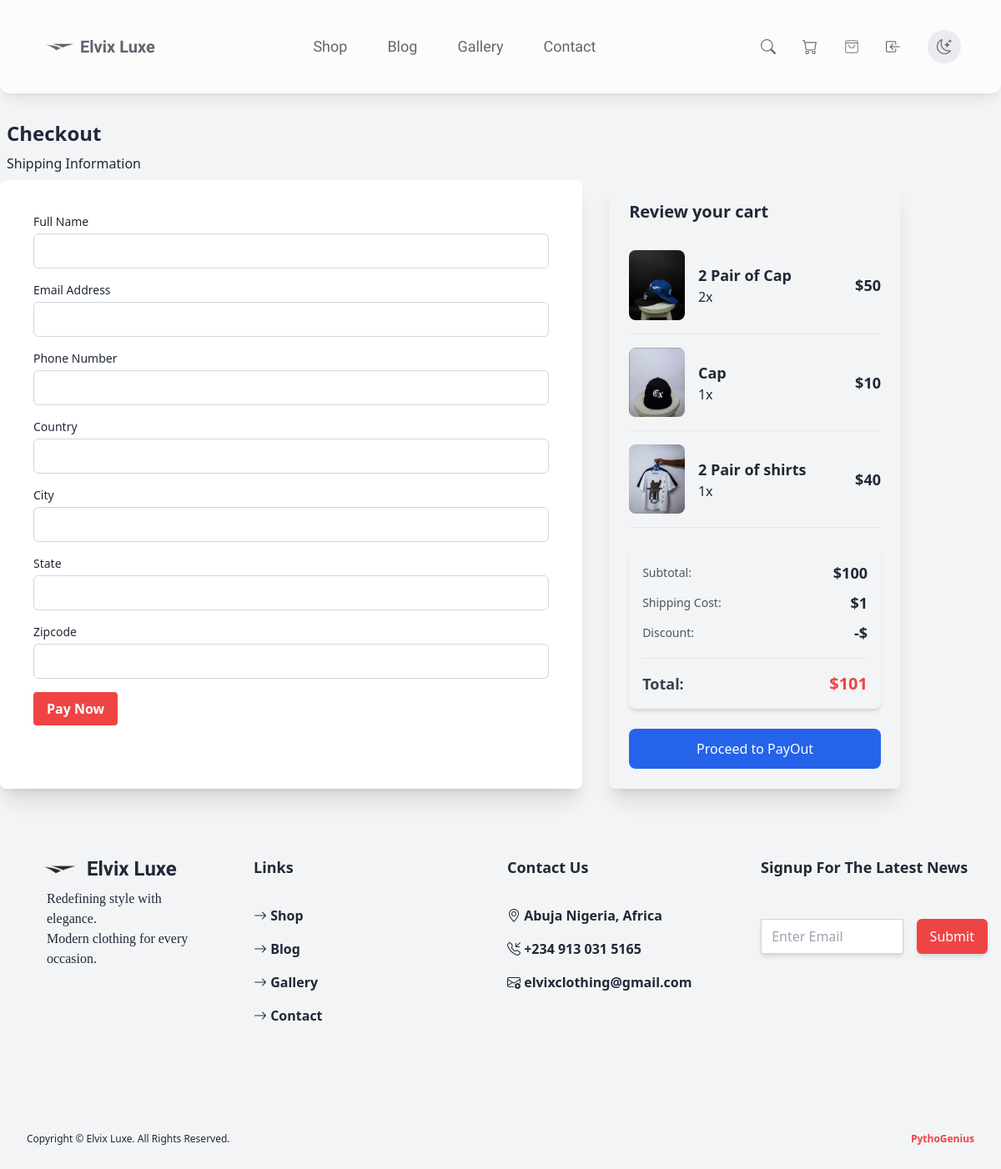
Page /checkout/ (signed in) on the committed database.
### shop/models.py (models this page shows, shortened)
class Products(models.Model):
    name = models.CharField(max_length=100)
    description = models.CharField(max_length=200, blank=True)
    color = models.CharField(max_length=20, blank=True)
    size = models.CharField(max_length=20, blank=True)
    price = models.CharField(max_length=20, default=0)
    old_price = models.CharField(max_length=20, default=0)
    category = models.ForeignKey(ProductCategory, on_delete=models.CASCADE, null=True, blank=True)
    image_0 = models.ImageField(upload_to='media/')
    class Meta:
        verbose_name_plural = 'Products'

### shop/views.py (the view, shortened to what this page needs)
# urls.py: path('checkout/', CheckOut.as_view(), name='checkout'),
@method_decorator(login_required, name='dispatch')
class CheckOut(View):
    def get(self, request):
        cart_items = CartItem.objects.filter(user=request.user)
        subtotal = 0
        shipping_cost = 1
        cart_details = [] # Store processed cart items
        for item in cart_items:
            product_price = int(item.product.price.replace(',', '')) * item.quantity  # Multiply product price by it quantity
            subtotal += product_price # To Accumulate subtotal
            cart_details.append({
                'product': item.product,
                'quantity': item.quantity,
                'product_price': product_price,
            })
        total = subtotal + shipping_cost
        context={
            'cart_items': cart_details,
            'subtotal': subtotal,
            'shipping_cost': shipping_cost,
            'total': total,
            'title': 'Order Confirmation',
            'newsletter': NewsletterForm(),
        }
        return render(request, 'pages/checkout.html', context)

### shop/forms.py
class NewsletterForm(forms.ModelForm):
    class Meta:
        model = Newsletter
        fields = ['email']

### shop/BackendAuth.py (called while the page is built)
    def get_user(self, user_id):
        try:
            return MyCustomer.objects.get(pk=user_id)
        except MyCustomer.DoesNotExist:
            return None

### shop/templates/pages/checkout.html (shortened to what this page needs)
{% load static %}
{% load widget_tweaks %}
{% load humanize %}
<!DOCTYPE html>
<html lang="en">
    <head>
        <link rel = "stylesheet" href="https://unpkg.com/boxicons@2.1.4/css/boxicons.min.css">
        <link rel = "stylesheet" href="https://cdn.jsdelivr.net/npm/bootstrap-icons@1.11.3/font/bootstrap-icons.min.css">
        <link href="https://cdn.jsdelivr.net/npm/tailwindcss@2.2.19/dist/tailwind.min.css" rel="stylesheet">
        <link rel="stylesheet" href="{% static 'src/styles.css' %}">
        <link rel="stylesheet" href="{% static 'style.css' %}">
    </head>
    <body>
        <header class="absolute top-0 w-full">
            <div class="px-2 py-2 lg:px-0 lg:py-0">
                <div class="flex justify-between items-center backdrop-blur-md bg-white opacity-70 rounded-xl p-4 shadow-lg lg:rounded-tl-none lg:rounded-tr-none sticky top-0 z-50">
                    <div class="flex -ml-12 lg:-ml-0">
                        <a href="/" class="flex items-center">
                            <img src="{% static 'elvix.png' %}" alt="Elvix Logo" class="h-20 w-28 object-contain">
                            <span class="text-md lg:text-xl font-magnolia text-gray-800 font-bold -ml-8">
                                Elvix Luxe
                            </span>
                        </a>
                    </div>
                    <nav class="hidden lg:flex lg:mr-2 lg:gap-12 lg:text-gray-800 lg:text-lg font-magnolia">
                        <a href="/" class="hover:text-gray-600 transition">Shop</a>
                        <a href="{% url 'blog' %}" class="hover:text-gray-600 transition">Blog</a>
                        <a href="{% url 'gallery' %}" class="hover:text-gray-600 transition">Gallery</a>
                        <a href="{% url 'contact_us' %}" class="hover:text-gray-600 transition">Contact</a>
                    </nav>
                    <div class="hidden lg:flex items-center mr-8 gap-8 text-gray-800 text-lg font-bold">
                        <a href="#" class="hover:text-gray-600 transition" id="search-icon">
                            <i class="bi bi-search"></i>
                        </a>
                        <a href="{% url 'cart' %}" class="hover:text-gray-600 transition"><i class="bi bi-cart"></i></a>
                        <a href="{% url 'orders' %}" class="hover:text-gray-600 transition">
                        </a>
                        <a class="-mr-8">
                            {% if user.is_authenticated %}
                                <a class='hover:text-gray-600 transition' href="{% url 'logout' %}"><i class="bi bi-box-arrow-in-left"></i></a>
                            {% else %}
                                <a class='hover:text-gray-600 transition' href="{% url 'login' %}"><i class="bi bi-box-arrow-in-right"></i></a>
                            {% endif %}
                        </a>
                        <button id="modeSwitch" class="p-2 w-10 h-10 rounded-full bg-gray-200 hover:bg-gray-300 dark:bg-gray-800 dark:text-gray-200 transition flex items-center justify-center">
                            <i id="themeIcon" class="bi bi-moon-stars"></i>
                        </button>
                    </div>
                </div>
            </div>
        </header>
        <div class="mt-36 mb-8 lg:mb-12 w-[90%]">
            <h1 class="text-2xl m-2 font-bold"> Checkout </h1>
            <div>
                <h2 class="m-2"> Shipping Information </h2>
            </div>
            <div class="flex flex-col lg:flex-row gap-8">
                <div class="bg-white shadow-xl w-full lg:w-2/3 rounded-lg p-6">
                    <form method="post" action="{% url 'checkout' %}" class="m-4">
                        <div class="mb-4">
                            <label for="name" class="block text-sm font-medium"> Full Name </label>
                            <input type="text" name="name" id="name" required class="mt-1 p-2 border border-gray-300 rounded-md w-full focus:outline-none">
                        </div>
                        <div class="mb-4">
                            <label for="email" class="block text-sm font-medium"> Email Address </label>
                            <input type="email" name="email" id="email" required class="mt-1 p-2 border border-gray-300 rounded-md w-full focus:outline-none">
                        </div>
                        <div class="mb-4">
                            <label for="phone" class="block text-sm font-medium"> Phone Number</label>
                            <input type="tel" name="phone" id="phone" required class="mt-1 p-2 border border-gray-300 rounded-md w-full focus:outline-none">
                        </div>
                        <div class="mb-4">
                            <label for="country" class="block text-sm font-medium"> Country</label>
                            <input type="text" name="country" id="country" required class="mt-1 p-2 border border-gray-300 rounded-md w-full focus:outline-none">
                        </div>
                        <div class="mb-4">
                            <label for="city" class="block text-sm font-medium"> City </label>
                            <input type="text" name="city" id="city" required class="mt-1 p-2 border border-gray-300 rounded-md w-full focus:outline-none">
                        </div>
                        <div class="mb-4">
                            <label for="state" class="block text-sm font-medium"> State </label>
                            <input type="text" name="state" id="state" required class="mt-1 p-2 border border-gray-300 rounded-md w-full focus:outline-none">
                        </div>
                        <div class="mb-4">
                            <label for="zipcode" class="block text-sm font-medium"> Zipcode</label>
                            <input type="text" name="zipcode" id="zipcode" required class="mt-1 p-2 border border-gray-300 rounded-md w-full focus:outline-none">
                        </div>
                        <button type="submit" class="bg-red-500 text-white font-bold py-2 px-4 rounded"> Pay Now </button>
                    </form>
                </div>
                <div class="bg-gray-100 shadow-xl w-full lg:w-1/3 rounded-lg p-6">
                    <h2 class="text-xl font-semibold text-gray-800 mb-4">Review your cart</h2>
                    {% for item in cart_items %}
                        <div class="flex items-center justify-between border-b py-4">
                            <div class="w-1/4">
                                <img src="{{ item.product.image_0.url }}" alt="Product Image" class="rounded-lg w-full">
                            </div>
                            <div class="w-3/4 px-4">
                                <h3 class="text-lg font-semibold text-gray-800">{{ item.product.name }}</h3>
                                <p class="text-gray-800">{{ item.quantity }}x</p>
                            </div>
                            <div>
                                <p class="text-lg font-semibold text-gray-800">${{ item.product_price }}</p>
                            </div>
                        </div>
                    {% endfor %}
                    <div class="mt-6 bg-gray-100 rounded-lg p-4 shadow-md">
                        <div class="flex justify-between items-center">
                            <p class="text-sm text-gray-600 font-medium">Subtotal:</p>
                            <p class="text-lg font-semibold text-gray-800">${{ subtotal|intcomma }}</p>
                        </div>
                        <div class="flex justify-between items-center mt-2">
                            <p class="text-sm text-gray-600 font-medium">Shipping Cost:</p>
                            <p class="text-lg font-semibold text-gray-800">${{ shipping_cost }}</p>
                        </div>
                        <div class="flex justify-between items-center mt-2">
                            <p class="text-sm text-gray-600 font-medium">Discount:</p>
                            <p class="text-lg font-semibold text-gray-800">-$</p>
                        </div>
                        <div class="flex justify-between items-center mt-4 border-t pt-4">
                            <p class="text-lg font-semibold text-gray-700">Total:</p>
                            <p class="text-xl font-bold text-red-500">${{ total }}</p>
                        </div>
                    </div>
                    <div class="mt-6">
                        <a href="#" class="block bg-blue-600 hover:bg-blue-700 text-white font-medium text-center py-3 rounded-lg">
                            Proceed to PayOut
                        </a>
                    </div>
                </div>
            </div>
        </div>
        <footer class="relative w-full py-8">
            <div class="ml-6 md:ml-8 lg:ml-0">
                <div class="grid grid-cols-1 lg:grid-cols-4 justify-evenly items-start gap-4">
                    <div class="-ml-12 lg:ml-2 lg:-mt-8">
                        <a href="/" class="flex items-center" aria-label="Homepage">
                            <img src="{% static 'elvix.png' %}" alt="Elvix Logo" class="h-24 w-32 object-contain">
                            <span class="text-md lg:text-2xl font-magnolia font-bold -ml-8">
                                Elvix Luxe
                            </span>
                        </a>
                        <p class="whitespace-pre-line m-12 -mt-12 text-left font-[poppins]">
                            Redefining style with elegance.
                            Modern clothing for every occasion.
                        </p>
                    </div>
                    <div class="mb-12 lg:mb-0">
                        <h2 class="text-lg mb-4 lg:mb-8 font-bold">Links</h2>
                        <ul class="font-bold space-y-4 text-left">
                            <li><a href="/"><i class="bi bi-arrow-right"></i> Shop</a></li>
                            <li><a href="{% url 'blog' %}"><i class="bi bi-arrow-right"></i> Blog</a></li>
                            <li><a href="{% url 'gallery' %}"><i class="bi bi-arrow-right"></i> Gallery</a></li>
                            <li><a href="{% url 'contact_us' %}"><i class="bi bi-arrow-right"></i> Contact</a></li>
                        </ul>
                    </div>
                    <div class="mb-12 lg:mb-0">
                        <h2 class="text-lg mb-4 lg:mb-8 font-bold">Contact Us</h2>
                        <ul class="font-bold space-y-4 text-left">
                            <li><i class="bi bi-geo-alt"></i> Abuja Nigeria, Africa</li>
                            <li><i class="bi bi-telephone-inbound"></i> +234 913 031 5165</li>
                            <li><i class="bi bi-envelope-plus"></i> elvixclothing@gmail.com</li>
                        </ul>
                    </div>
                    <div class="mb-12 lg:mb-0">
                        <h2 class="md:text-lg mb-4 lg:mb-8 font-bold">Signup For The Latest News</h2>
                        <div>
                            <form method="POST" novalidate class="space-y-4 flex mr-4">
                                {{ newsletter.email|add_class:"mt-1 block w-3/4 border border-gray-300 rounded-xs shadow-md p-2 outline-none"|attr:"placeholder: Enter Email"}}
                                <button type="submit" class="bg-red-500 hover:bg-red-600 text-white rounded-md px-4 py-2 font-medium shadow-md hover:shadow-lg transition md:ml-4">Submit</button>
                            </form>
                        </div>
                    </div>
                </div>
            </div>
            <div class="mt-16 lg:mt-32 flex justify-between px-2 lg:px-8 text-xs">
                <h2> Copyright © Elvix Luxe. All Rights Reserved. </h2>
                <h2><a href="https://github.com/Stephen842" class="text-red-500 font-bold"> PythoGenius </a></h2>
            </div>
        </footer>
    </body>
</html>

### shop/static/style.css (style rules this page uses)
* { box-sizing: border-box; margin: 0; padding: 0; max-width: 100%; }
html { scrollbar-width: none; }
body { overflow: -moz-scrollbars-none; overflow-y: scroll; background-color: var(--bg-color); color: var(--text-color); transition: background-color 0.3s, color 0.3s; }
img { pointer-events: none; user-select: none; }
:root { --bg-color: #f3f4f6; --text-color: #1f2937; }

### rows in the picture
Products: product.image_0 (picture), product.name "2 Pair of Cap", quantity "2", product_price "50"
Products: product.image_0 (picture), product.name "Cap", quantity "1", product_price "10"
Products: product.image_0 (picture), product.name "2 Pair of shirts", quantity "1", product_price "40"

### other values in the picture
{{ subtotal|intcomma }} "100"
{{ shipping_cost }} "1"
{{ total }} "101"
